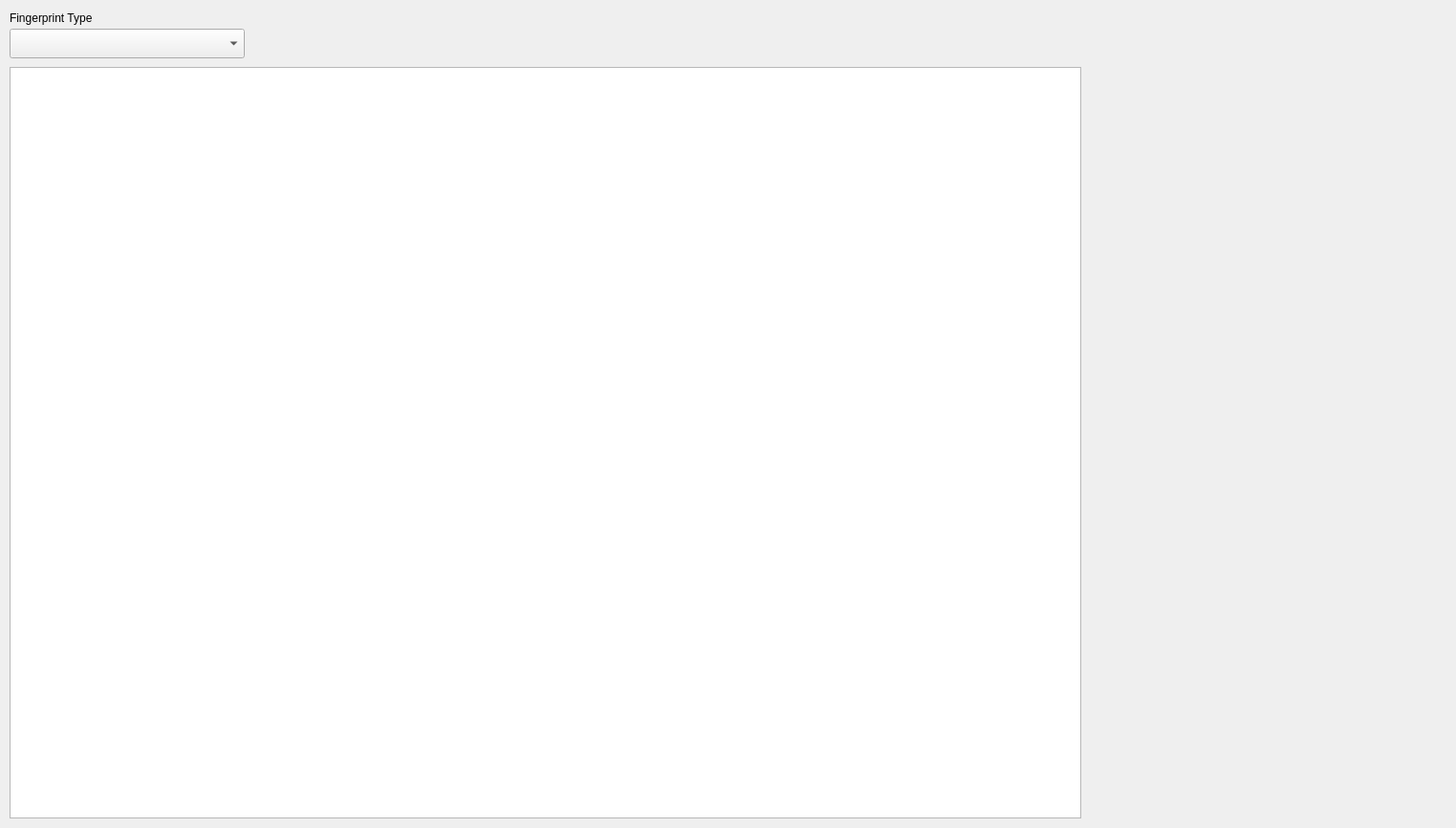
<?xml version="1.0" encoding="UTF-8"?>
<ui version="4.0">
 <class>Form</class>
 <widget class="QWidget" name="Form">
  <property name="geometry">
   <rect>
    <x>0</x>
    <y>0</y>
    <width>1523</width>
    <height>866</height>
   </rect>
  </property>
  <property name="windowTitle">
   <string>Form</string>
  </property>
  <widget class="QTableView" name="uiFPTable">
   <property name="geometry">
    <rect>
     <x>10</x>
     <y>70</y>
     <width>1121</width>
     <height>786</height>
    </rect>
   </property>
   <property name="alternatingRowColors">
    <bool>true</bool>
   </property>
   <property name="selectionMode">
    <enum>QAbstractItemView::SingleSelection</enum>
   </property>
  </widget>
  <widget class="QComboBox" name="uiFPTypeCombo">
   <property name="geometry">
    <rect>
     <x>10</x>
     <y>30</y>
     <width>246</width>
     <height>31</height>
    </rect>
   </property>
  </widget>
  <widget class="QLabel" name="label">
   <property name="geometry">
    <rect>
     <x>10</x>
     <y>10</y>
     <width>121</width>
     <height>17</height>
    </rect>
   </property>
   <property name="text">
    <string>Fingerprint Type</string>
   </property>
  </widget>
  <widget class="QLabel" name="uiFPLabel">
   <property name="geometry">
    <rect>
     <x>1155</x>
     <y>505</y>
     <width>350</width>
     <height>350</height>
    </rect>
   </property>
   <property name="text">
    <string/>
   </property>
  </widget>
 </widget>
 <resources/>
 <connections>
  <connection>
   <sender>uiFPTypeCombo</sender>
   <signal>currentIndexChanged(QString)</signal>
   <receiver>Form</receiver>
   <slot>change_fp_type()</slot>
   <hints>
    <hint type="sourcelabel">
     <x>169</x>
     <y>50</y>
    </hint>
    <hint type="destinationlabel">
     <x>197</x>
     <y>0</y>
    </hint>
   </hints>
  </connection>
  <connection>
   <sender>uiFPTable</sender>
   <signal>clicked(QModelIndex)</signal>
   <receiver>Form</receiver>
   <slot>depict_fp()</slot>
   <hints>
    <hint type="sourcelabel">
     <x>596</x>
     <y>297</y>
    </hint>
    <hint type="destinationlabel">
     <x>565</x>
     <y>-7</y>
    </hint>
   </hints>
  </connection>
 </connections>
 <slots>
  <slot>change_fp_type()</slot>
  <slot>depict_fp()</slot>
 </slots>
</ui>
